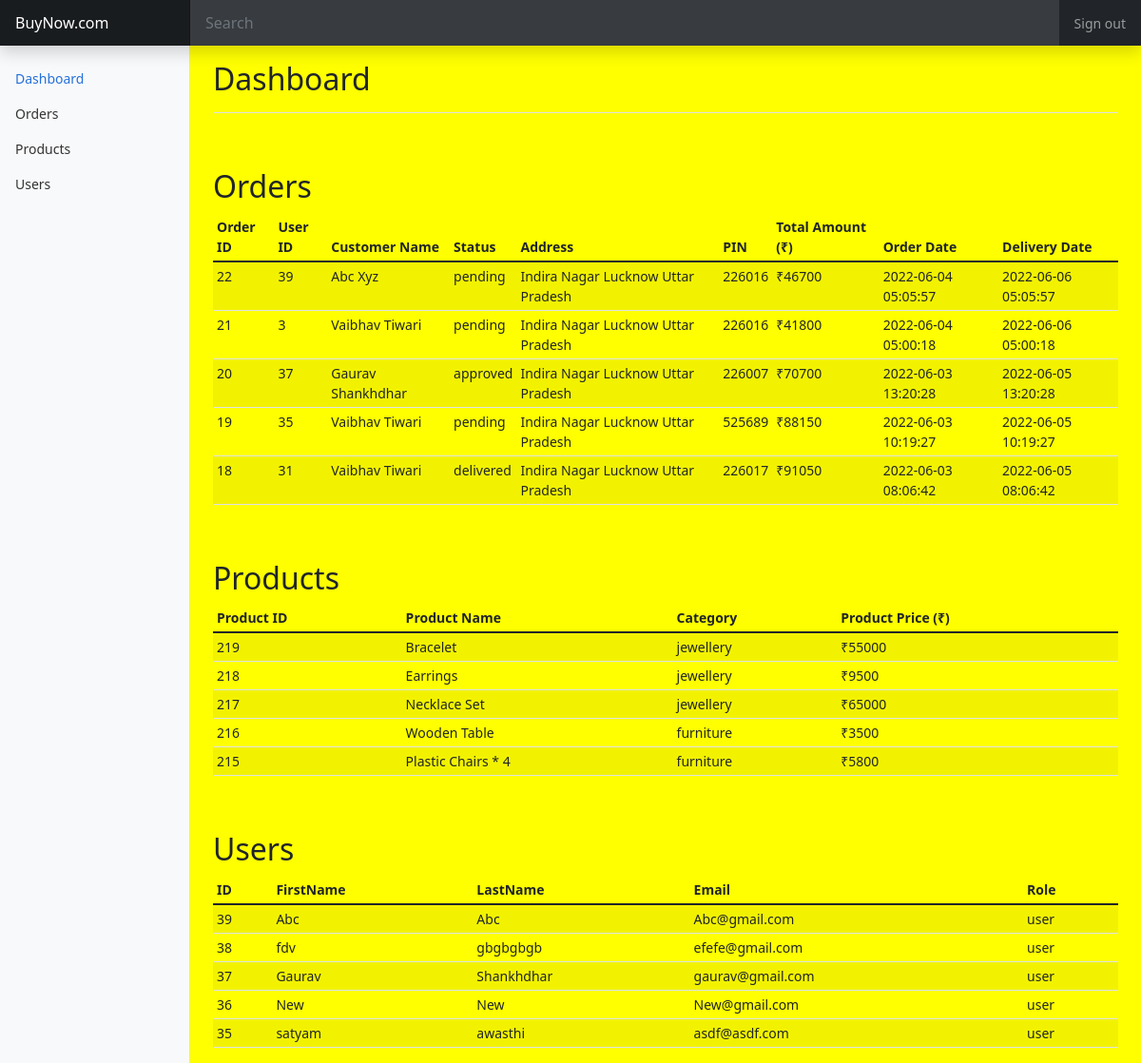
The app's page /dashboard.php (signed in) with its own data.
### tables this page shows
CREATE TABLE `Orders` (
  `order_id` int UNSIGNED NOT NULL,
  `id` int UNSIGNED NOT NULL,
  `status` enum('pending','approved','delivered') DEFAULT NULL,
  `address` varchar(100) DEFAULT NULL,
  `order_date` timestamp NULL DEFAULT NULL,
  `delivery_date` timestamp NULL DEFAULT NULL,
  `total_amount` int DEFAULT NULL,
  `pin` int DEFAULT NULL,
  `CustomerName` varchar(100) DEFAULT NULL
);

CREATE TABLE `Product` (
  `product_id` int UNSIGNED NOT NULL,
  `product_name` varchar(100) NOT NULL,
  `product_image` varchar(300) NOT NULL,
  `category` enum('electronics','fashion','furniture','jewellery') DEFAULT NULL,
  `product_price` int DEFAULT NULL,
  `quantity` int DEFAULT NULL
);

CREATE TABLE `User` (
  `id` int UNSIGNED NOT NULL,
  `firstname` varchar(30) NOT NULL,
  `lastname` varchar(30) NOT NULL,
  `email` varchar(50) DEFAULT NULL,
  `password` varchar(50) DEFAULT NULL,
  `role` enum('admin','user','manager','customer') DEFAULT NULL,
  `status` enum('active','inactive') DEFAULT NULL
);

### dashboard.php (the view, shortened to what this page needs)
<?php
include 'header.php';
if(!isset($_SESSION['user'])||$_SESSION['admin']==0){
?>
<p>ACCESS DENIED!</p>
<?php }
else { ?>
    <link href="dashboard.css" rel="stylesheet">
  </head>
  <body>
<header class="navbar navbar-dark sticky-top bg-dark flex-md-nowrap p-0 shadow">
  <a class="navbar-brand col-md-3 col-lg-2 me-0 px-3" href="#">BuyNow.com</a>
  <input class="form-control form-control-dark w-100" type="text" placeholder="Search" aria-label="Search">
  <div class="navbar-nav">
    <?php if(isset($_SESSION['user'])) { ?>
    <div class="nav-item text-nowrap">
      <a class="nav-link px-3" href="signout.php">Sign out</a>
    </div>
    <?php } ?>
  </div>
</header>
<div class="container-fluid">
  <div class="row">
    <nav id="sidebarMenu" class="col-md-3 col-lg-2 d-md-block bg-light sidebar collapse">
      <div class="position-sticky pt-3">
        <ul class="nav flex-column">
          <li class="nav-item">
            <a class="nav-link active" aria-current="page" href="#">
              Dashboard
            </a>
          </li>
          <li class="nav-item" id="Orders">
            <a class="nav-link" href="#">
              <span >Orders</span>
            </a>
          </li>
          <li class="nav-item" id="Products">
            <a class="nav-link" href="#">
              <span >Products</span>
            </a>
          </li>
          <li class="nav-item" id="Users">
            <a class="nav-link" href="#">
              <span >Users</span>
            </a>
          </li>
        </ul>
    </nav>
    <main class="col-md-9 ms-sm-auto col-lg-10 px-md-4">
      <div class="d-flex justify-content-between flex-wrap flex-md-nowrap align-items-center pt-3 pb-2 mb-3 border-bottom">
        <h1 class="h2">Dashboard</h1>
      </div>
<br><br>
      <h2 >Orders</h2>
      <div class="table-responsive">
        <table class="table table-striped table-sm">
          <thead>
            <tr>
              <th scope="col">Order ID</th>
              <th scope="col">User ID</th>
              <th scope="col">Customer Name</th>
              <th scope="col">Status</th>
              <th scope="col">Address</th>
              <th scope="col">PIN</th>
              <th scope="col">Total Amount (₹)</th>
              <th scope="col">Order Date</th>
              <th scope="col">Delivery Date</th>
            </tr>
          </thead>
          <tbody>
          <?php
            try {
              $sql = "SELECT *
                       from Orders order by order_id desc limit 5";
               $res=$conn->query($sql);
               $rows = $res->fetchAll(PDO::FETCH_ASSOC);
               foreach($rows as $key => $val){     ?>
                <tr>
                  <td><?php echo($val['order_id']);?></td>
                  <td><?php echo($val['id']);?></td>
                  <td><?php echo($val['CustomerName']);?></td>
                  <td><?php echo($val['status']);?></td>
                  <td><?php echo($val['address']);?></td>
                  <td><?php echo($val['pin']);?></td>
                  <td>₹<?php echo($val['total_amount']);?></td>
                  <td><?php echo($val['order_date']);?></td>
                  <td><?php echo($val['delivery_date']);?></td>
               </tr>
               <?php
               }
            } catch(PDOException $e) {
              echo "Connection failed: " . $e->getMessage();
            }
  ?>
          </tbody>
        </table>
      </div>
      <br><br>
      <h2>Products</h2>
      <div class="table-responsive">
        <table class="table table-striped table-sm">
          <thead>
            <tr>
              <th scope="col">Product ID</th>
              <th scope="col">Product Name</th>
              <th scope="col">Category</th>
              <th scope="col">Product Price (₹)</th>
            </tr>
          </thead>
          <tbody>
          <?php
            try {
              $sql = "SELECT *
                       from Product order by product_id desc limit 5";
               $res=$conn->query($sql);
               $rows = $res->fetchAll(PDO::FETCH_ASSOC);
               foreach($rows as $key => $val){     ?>
                <tr>
                  <td><?php echo($val['product_id']);?></td>
                  <td><?php echo($val['product_name']);?></td>
                  <td><?php echo($val['category']);?></td>
                  <td>₹<?php echo($val['product_price']);?></td>
               </tr>
               <?php
               }
            } catch(PDOException $e) {
              echo "Connection failed: " . $e->getMessage();
            }
  ?>
          </tbody>
        </table>
      </div>
  <br> <br>
      <h2>Users</h2>
      <div class="table-responsive">
        <table class="table table-striped table-sm">
          <thead>
            <tr>
              <th scope="col">ID</th>
              <th scope="col">FirstName</th>
              <th scope="col">LastName</th>
              <th scope="col">Email</th>
              <th scope="col">Role</th>
            </tr>
          </thead>
          <tbody>
            <?php
            try {
              $sql = "SELECT *
                       from User order by id desc limit 5";
               $res=$conn->query($sql);
               $rows = $res->fetchAll(PDO::FETCH_ASSOC);
               foreach($rows as $key => $val){     ?>
                <tr>
                  <td><?php echo($val['id']);?></td>
                  <td><?php echo($val['firstname']);?></td>
                  <td><?php echo($val['lastname']);?></td>
                  <td><?php echo($val['email']);?></td>
                  <td><?php echo($val['role']);?></td>
               </tr>
               <?php
               }
            } catch(PDOException $e) {
              echo "Connection failed: " . $e->getMessage();
            }
  ?>
          </tbody>
        </table>
      </div>
    </main>
  </div>
</div>
  </body>
</html>
<?php }
?>

### dashboard.css (style rules this page uses)
body { font-size: .875rem; }
.sidebar { position: fixed; top: 0; bottom: 0; left: 0; z-index: 100; padding: 48px 0 0; box-shadow: inset -1px 0 0 rgba(0, 0, 0, .1); }
.sidebar .nav-link { font-weight: 500; color: #333; }
.sidebar .nav-link.active { color: #2470dc; }
.navbar-brand { padding-top: .75rem; padding-bottom: .75rem; font-size: 1rem; background-color: rgba(0, 0, 0, .25); box-shadow: inset -1px 0 0 rgba(0, 0, 0, .25); }
.navbar .form-control { padding: .75rem 1rem; border-width: 0; border-radius: 0; }
.form-control-dark { color: #fff; background-color: rgba(255, 255, 255, .1); border-color: rgba(255, 255, 255, .1); }

### header.php (style rules this page uses)
body { background-color:yellow; }

### records on screen
orders: order_id "22", id "39", CustomerName "Abc Xyz", status "pending", address "Indira Nagar Lucknow Uttar Pradesh", pin "226016", total_amount "46700", order_date "2022-06-04 05:05:57", delivery_date "2022-06-06 05:05:57"
orders: order_id "21", id "3", CustomerName "Vaibhav Tiwari", status "pending", address "Indira Nagar Lucknow Uttar Pradesh", pin "226016", total_amount "41800", order_date "2022-06-04 05:00:18", delivery_date "2022-06-06 05:00:18"
orders: order_id "20", id "37", CustomerName "Gaurav Shankhdhar", status "approved", address "Indira Nagar Lucknow Uttar Pradesh", pin "226007", total_amount "70700", order_date "2022-06-03 13:20:28", delivery_date "2022-06-05 13:20:28"
orders: order_id "19", id "35", CustomerName "Vaibhav Tiwari", status "pending", address "Indira Nagar Lucknow Uttar Pradesh", pin "525689", total_amount "88150", order_date "2022-06-03 10:19:27", delivery_date "2022-06-05 10:19:27"
orders: order_id "18", id "31", CustomerName "Vaibhav Tiwari", status "delivered", address "Indira Nagar Lucknow Uttar Pradesh", pin "226017", total_amount "91050", order_date "2022-06-03 08:06:42", delivery_date "2022-06-05 08:06:42"
product: product_id "219", product_name "Bracelet", category "jewellery", product_price "55000"
product: product_id "218", product_name "Earrings", category "jewellery", product_price "9500"
product: product_id "217", product_name "Necklace Set", category "jewellery", product_price "65000"
product: product_id "216", product_name "Wooden Table", category "furniture", product_price "3500"
product: product_id "215", product_name "Plastic Chairs * 4", category "furniture", product_price "5800"
user: id "39", firstname "Abc", lastname "Abc", email "Abc@gmail.com", role "user"
user: id "38", firstname "fdv", lastname "gbgbgbgb", email "efefe@gmail.com", role "user"
user: id "37", firstname "Gaurav", lastname "Shankhdhar", email "gaurav@gmail.com", role "user"
user: id "36", firstname "New", lastname "New", email "New@gmail.com", role "user"
user: id "35", firstname "satyam", lastname "awasthi", email "asdf@asdf.com", role "user"
